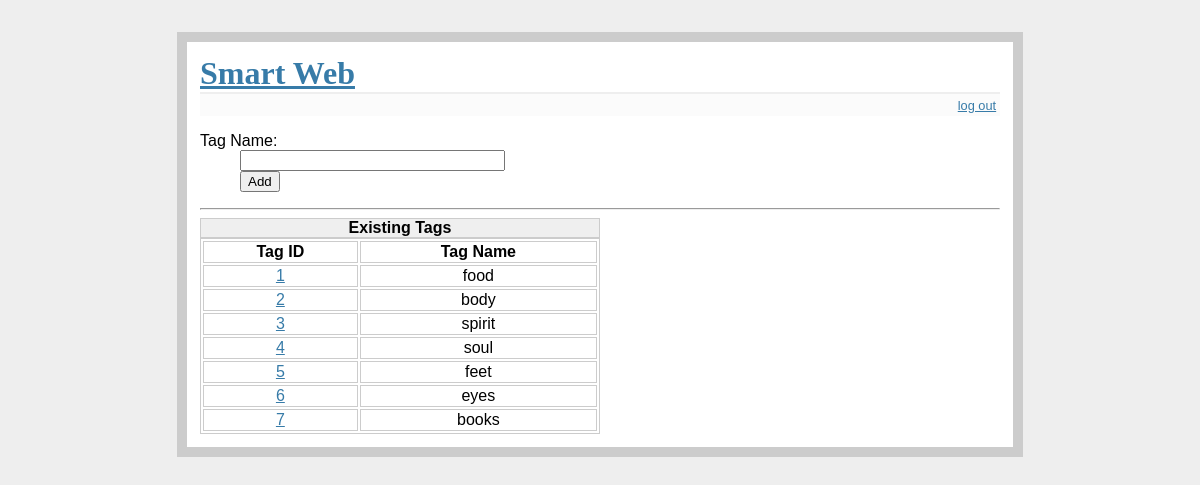
The app's page /tags (signed in) with its own data.
### tables this page shows
CREATE TABLE tags (
	id integer primary key autoincrement,
	name text not null
);

### server.py (the view, shortened to what this page needs)
@app.route('/tags', methods=['GET', 'POST'])
def tags():
    db=get_db()
    cur = db.execute('select id, name from tags order by id')
    taglist=cur.fetchall()
    if 'json' != request.args.get('format'):
        return render_template('show_tags.html', taglist=taglist)
    else:
        ts=[]
        for i in taglist:
            ts.append({"id":i[0], "name":i[1]})
        return jsonify({'tags':ts})

### server.py (called while the page is built)
def connect_db():
    rv=sqlite3.connect(app.config['DATABASE'])
    rv.row_factory=sqlite3.Row
    return rv

def get_db():
    if not hasattr(g, 'sqlite_db'):
        g.sqlite_db=connect_db()
    return g.sqlite_db

### templates/show_tags.html
{% extends "layout.html" %}
{% block body %}
  {% if session.logged_in %}
    <form action="{{ url_for('tags') }}" method=post class=add-tag>
      <dl>
        <dt>Tag Name:</dt>
        <dd><input type=text size=30 name=newtagname></dd>
        <dd><input type=submit value=Add></dd>
      </dl>
    </form>
  {% endif %}
  <hr>
  <table>
    <caption>Existing Tags</caption>
    <thead>
      <tr>
        <th>Tag ID</th>
        <th>Tag Name</th>
      </tr>
    </thead>
    <tbody>
      {% for tag in taglist %}
        <tr>
          <td><a href="/tag/{{ tag.id }}">{{ tag.id }}</a></td>
          <td>{{ tag.name }}</td>
          {% else %}
          <td>NA</td>
          <td>no tags in db</td>
        </tr>
      {% endfor %}
    </tbody>
  </table>
{% endblock %}

### templates/layout.html (shortened to what this page needs)
<!doctype html>
<link rel=stylesheet type=text/css href="{{ url_for('static', filename='css/style.css') }}">
<div class=page>
  <a href="/"><h1>Smart Web</h1></a>
  <div class=metanav>
  {% if not session.logged_in %}
    <a href="{{ url_for('login') }}">log in</a>
  {% else %}
    <a href="{{ url_for('logout') }}">log out</a>
  {% endif %}
  </div>
  {% block body %}{% endblock %}
</div>

### static/css/style.css (style rules this page uses)
a, h1, h2 { color: #377ba8; }
h1, h2 { font-family: 'Georgia', serif; margin: 0; }
h1 { border-bottom: 2px solid #eee; }
.page { background: white; border: 10px solid #ccc; margin: 2em auto; padding: 0.8em; width: 50em; }
.metanav { background: #fbfbfb; font-size: 0.8em; margin-bottom: 1em; padding: 0.3em; text-align: right; }
table { width: 50%; text-align: center; border: 1px solid #CCCCCC; }
caption { text-align: center; background-color: #EFEFEF; border: 1px solid #CCCCCC; font-weight: bold; }
th { border: 1px solid #CCCCCC; }
td { border: 1px solid #CCCCCC; }

### records on screen
tags: id "1", name "food"
tags: id "2", name "body"
tags: id "3", name "spirit"
tags: id "4", name "soul"
tags: id "5", name "feet"
tags: id "6", name "eyes"
tags: id "7", name "books"
